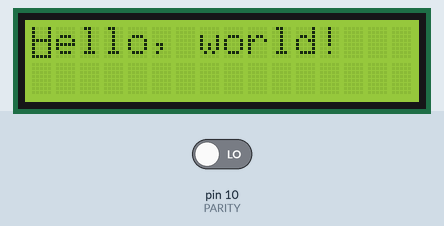
A sketch run on a simulated Arduino Uno, built with avr-gcc and run on an emulated ATmega328P. Shown: 16×2 character LCD. Inputs (shaded band) come from the test bench; at power-on: pin 10 (PARITY) LOW.

Above: at 0.1 s.
At 2.6 s:
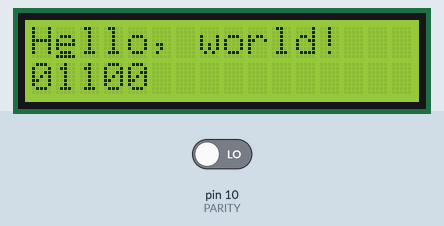
At 5.2 s:
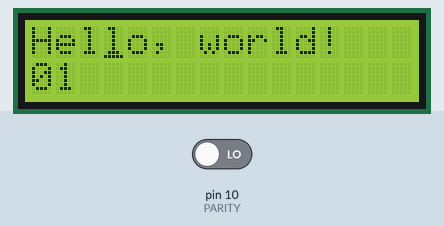
At 10.5 s:
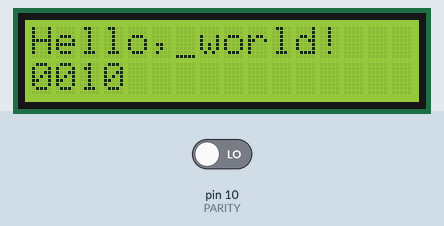
At 15.7 s:
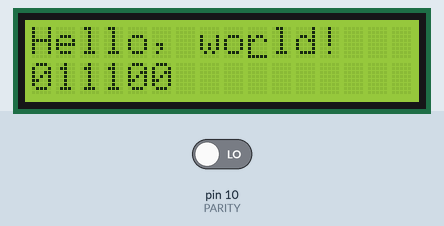
At 20.9 s:
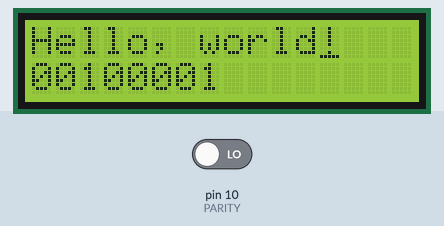

The sketch:

transmitter-parity.ino
```cpp
#include <LiquidCrystal.h>

// Transmit rate in bps
#define TX_RATE 5

// Pin assignments
#define TX_CLOCK 2
#define TX_DATA 3
#define LCD_D4 4
#define LCD_D5 5
#define LCD_D6 6
#define LCD_D7 7
#define LCD_RS 8
#define LCD_EN 9
#define PARITY 10

const char *message = "Hello, world!";

void setup() {
  pinMode(TX_CLOCK, OUTPUT);
  pinMode(TX_DATA, OUTPUT);
  pinMode(PARITY, INPUT);

  // Initialize the LCD screen
  LiquidCrystal lcd(LCD_RS, LCD_EN, LCD_D4, LCD_D5, LCD_D6, LCD_D7);
  lcd.begin(16, 2);
  lcd.setCursor(0, 0);
  lcd.print(message);

  for (int byte_idx = 0; byte_idx < strlen(message); byte_idx++) {
    char tx_byte = message[byte_idx];

    // Clear the second line of the display
    lcd.noCursor();
    lcd.setCursor(0, 1);
    lcd.print("        ");
    lcd.setCursor(byte_idx, 0);
    lcd.cursor();

    for (int bit_idx = 0; bit_idx < 8; bit_idx++) {
      bool tx_bit = tx_byte & (0x80 >> bit_idx);

      digitalWrite(TX_DATA, tx_bit);
      delay((1000 / TX_RATE) / 2);

      // Update the LCD
      lcd.noCursor();
      lcd.setCursor(bit_idx, 1);
      lcd.print(tx_bit ? "1" : "0");
      lcd.setCursor(byte_idx, 0);
      lcd.cursor();

      // Pulse clock
      digitalWrite(TX_CLOCK, HIGH);
      delay((1000 / TX_RATE) / 2);
      digitalWrite(TX_CLOCK, LOW);
    }
  }
  digitalWrite(TX_DATA, digitalRead(PARITY));
  delay((1000 / TX_RATE) / 2);
  digitalWrite(TX_CLOCK, HIGH);
  delay((1000 / TX_RATE) / 2);
  digitalWrite(TX_CLOCK, LOW);

  digitalWrite(TX_DATA, LOW);
}

void loop() {
  // put your main code here, to run repeatedly:

}
```
